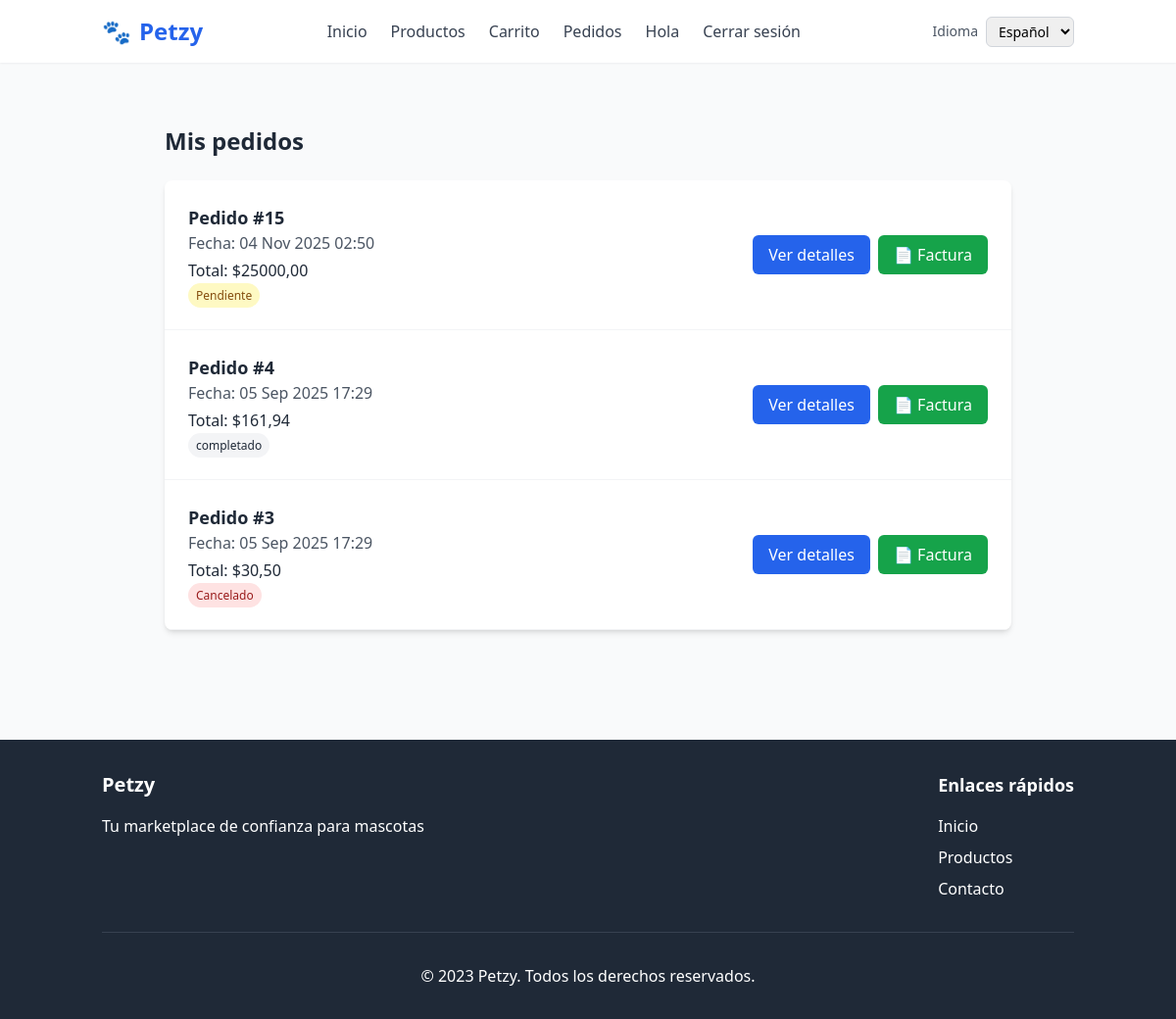
The page /orders/ (signed in) on the database its author committed.
### orders/models.py (models this page shows, shortened)
class Order(models.Model):
    ESTADOS = [
        ("pendiente", "Pendiente"),
        ("pagado", "Pagado"),
        ("enviado", "Enviado"),
        ("cancelado", "Cancelado"),
    ]
    usuario = models.ForeignKey(Usuario, on_delete=models.CASCADE, related_name="orders")
    estado = models.CharField(max_length=20, choices=ESTADOS, default="pendiente")
    fecha = models.DateTimeField(auto_now_add=True)
    total = models.DecimalField(max_digits=10, decimal_places=2, default=0)

### orders/views.py (the view)
# urls.py: path("", order_list, name="list"),
@login_required
def order_list(request):
    orders = Order.objects.filter(usuario=request.user).order_by("-fecha")
    return render(request, "orders/order_list.html", {"orders": orders})

### templates/orders/order_list.html (shortened to what this page needs)
{% extends "base.html" %}
{% block content %}
<div class="container mx-auto px-4 py-8 max-w-4xl">
    <h2 class="text-2xl font-bold text-gray-800 mb-6">Mis pedidos</h2>
    {% if orders %}
    <div class="bg-white shadow-md rounded-lg overflow-hidden">
        {% for order in orders %}
        <div class="p-6 border-b border-gray-100 hover:bg-gray-50 transition duration-150">
            <div class="flex flex-col md:flex-row md:items-center md:justify-between">
                <div class="mb-4 md:mb-0">
                    <h3 class="text-lg font-semibold text-gray-800">Pedido #{{ order.id }}</h3>
                    <p class="text-gray-600">Fecha: {{ order.fecha|date:"d M Y H:i" }}</p>
                    <p class="text-gray-800 font-medium mt-1">Total: ${{ order.total }}</p>
                    <span class="px-2 py-1 text-xs font-medium rounded-full
                        {% if order.estado == 'pagado' %}bg-green-100 text-green-800
                        {% elif order.estado == 'pendiente' %}bg-yellow-100 text-yellow-800
                        {% elif order.estado == 'cancelado' %}bg-red-100 text-red-800
                        {% elif order.estado == 'enviado' %}bg-blue-100 text-blue-800
                        {% else %}bg-gray-100 text-gray-800{% endif %}">
                        {{ order.get_estado_display }}
                    </span>
                </div>
                <div class="flex space-x-2">
                    <a href="{% url 'orders:confirm' order.id %}"
                       class="inline-flex items-center px-4 py-2 bg-blue-600 text-white rounded-md hover:bg-blue-700 transition duration-200">
                        Ver detalles
                    </a>
                    <a href="{% url 'orders:factura' order.id %}"
                       class="inline-flex items-center px-4 py-2 bg-green-600 text-white rounded-md hover:bg-green-700 transition duration-200">
                        📄 Factura
                    </a>
                </div>
            </div>
        </div>
        {% endfor %}
    </div>
    {% endif %}
</div>
{% endblock %}

### rows shown on the page
Order: id "15", fecha "04 Nov 2025 02:50", total "25000,00", estado "Pendiente"
Order: id "4", fecha "05 Sep 2025 17:29", total "161,94", estado "completado"
Order: id "3", fecha "05 Sep 2025 17:29", total "30,50", estado "Cancelado"

### other values the page prints
form field language "Español"
